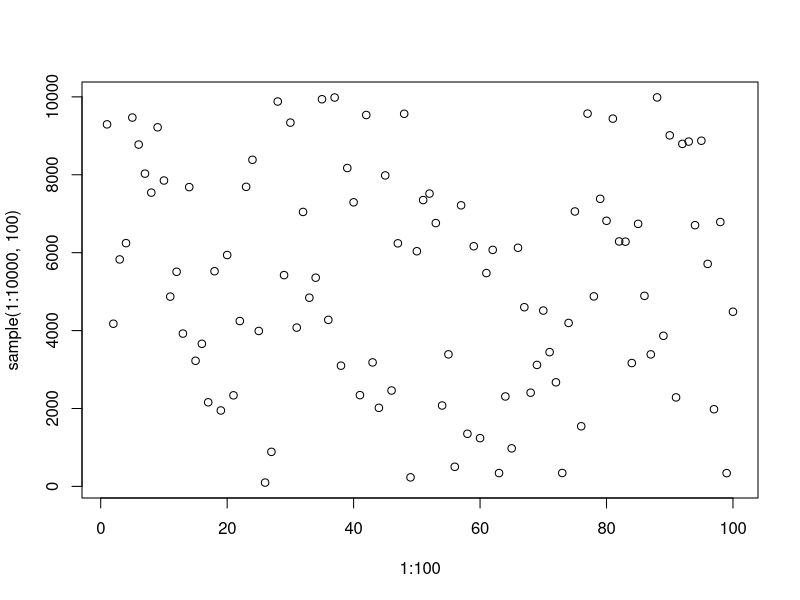

This figure's R source:
## ---- chunk 1
library(knitr)
knitr::opts_chunk$set(echo = TRUE)
hook_output <- knit_hooks$get("output")
knit_hooks$set(output = function(x, options) {
  lines <- options$output.lines
  if (is.null(lines)) {
    return(hook_output(x, options))  # pass to default hook
  }
  x <- unlist(strsplit(x, "\n"))
  more <- "..."
  if (length(lines)==1) {        # first n lines
    if (length(x) > lines) {
      # truncate the output, but add ....
      x <- c(head(x, lines), more)
    }
  } else {
    x <- c(more, x[lines], more)
  }
  # paste these lines together
  x <- paste(c(x, ""), collapse = "\n")
  hook_output(x, options)
})

# http://r-statistics.co/Complete-Ggplot2-Tutorial-Part1-With-R-Code.html
## ---- chunk 2
help(rlm, package = "MASS")
help(package="MASS")
?mean
## ---- chunk 3
# # If you have not installed the package dplyr, 
# # please un-comment and run the following line in your console.
# install.packages("dplyr")
library(dplyr)
# We will use the same worldTFR dataset again for simplicity. 
worldTFR <- read.csv("worldTFR.csv")
print(head(worldTFR))
## ---- chunk 4
# check structure of your df first
filter(worldTFR, Year == "1950")

# or equivalently using the pipe operator
# This is a cleaner approach 
worldTFR %>% filter(Year == "1950") 
## ---- chunk 5
worldTFR[worldTFR$Year == "1950", ] # Don't forget the comma!
## ---- chunk 6
worldTFR %>% filter(Year == "1950", TFR >= 7.5, Uncode > 500)
## ---- chunk 7
worldTFR %>% filter(!is.na(GDPpc))
# You can also add more conditions here: 
worldTFR %>% filter(!is.na(GDPpc), TFR > 5)

## ---- chunk 8
worldTFR.na <- worldTFR %>% filter(complete.cases(.))

# equivalently to: na.omit(worldTFR)
summary(worldTFR.na)

worldTFR.na %>% arrange(Year, TFR)
## ---- chunk 9
# desc in Year, but still ascending in TFR
worldTFR.na %>% arrange(desc(Year), TFR)
## ---- chunk 10
worldTFR.na %>% slice(5:10)
## ---- chunk 11
worldTFR.na %>% slice_head(n = 10)

## ---- chunk 12
worldTFR.na %>% slice_tail(n = 3)
## ---- chunk 13
worldTFR.na %>% slice_sample(n = 10)
## ---- chunk 14
worldTFR.na %>% slice_sample(prop = 0.3) # 30% of rows
## ---- chunk 15
worldTFR.na %>% slice_sample(prop = 0.1, replace = FALSE)
## ---- chunk 16
worldTFR %>%
  filter(!is.na(GDPpc)) %>% # you can have multiple pipes
  slice_max(GDPpc, n = 3)

worldTFR %>%
  filter(!is.na(Yschooling)) %>% 
  slice_max(Uncode, n = 3)
## ---- chunk 17
# library(MASS)
worldTFR %>% dplyr::select(CountryCode, Year, TFR)
## ---- chunk 18
worldTFR.na %>% select(Year:LifeExpB)
## ---- chunk 19
worldTFR.na %>% select(!(Year:LifeExpB))
worldTFR.na
worldTFR.na %>% select(!c(Country, Year, TFR)) 

## ---- chunk 20
worldTFR.na %>% select(starts_with("Country"))
## ---- chunk 21
worldTFR.na %>% select(ends_with("e"))
## ---- chunk 22
worldTFR.na %>% select(contains("Country"))
## ---- chunk 23
worldTFR.na %>% mutate(ChildBearing_r = round(ChildBearing,0))
## ---- chunk 24
# Can you explain what this code block does? 
df <- worldTFR %>% 
  mutate(ChildBearing_r = round(ChildBearing,0)) %>%
  filter(!is.na(GDPpc), !is.na(Yschooling), TFR > 5) %>%
  select(CountryCode, Year, TFR, GDPpc, Yschooling, ChildBearing_r)
df
# View(df)
## ---- chunk 25
# Create new variable based on Pop1564Female
worldTFR <- worldTFR %>%
  mutate(female50 = ifelse(Pop1564Female > 50, 1, 0))

# Now calculate group mean of LifeExpB based on the female 50
worldTFR %>%
  group_by(female50) %>%
  summarize(mean(LifeExpB))
## ---- chunk 26
dim(worldTFR)[1]
worldTFR  %>% slice(c(1:10 , 12340:12342))
# View(df4)
## ---- chunk 27
plot(1:100, sample(1:10000, 100))
